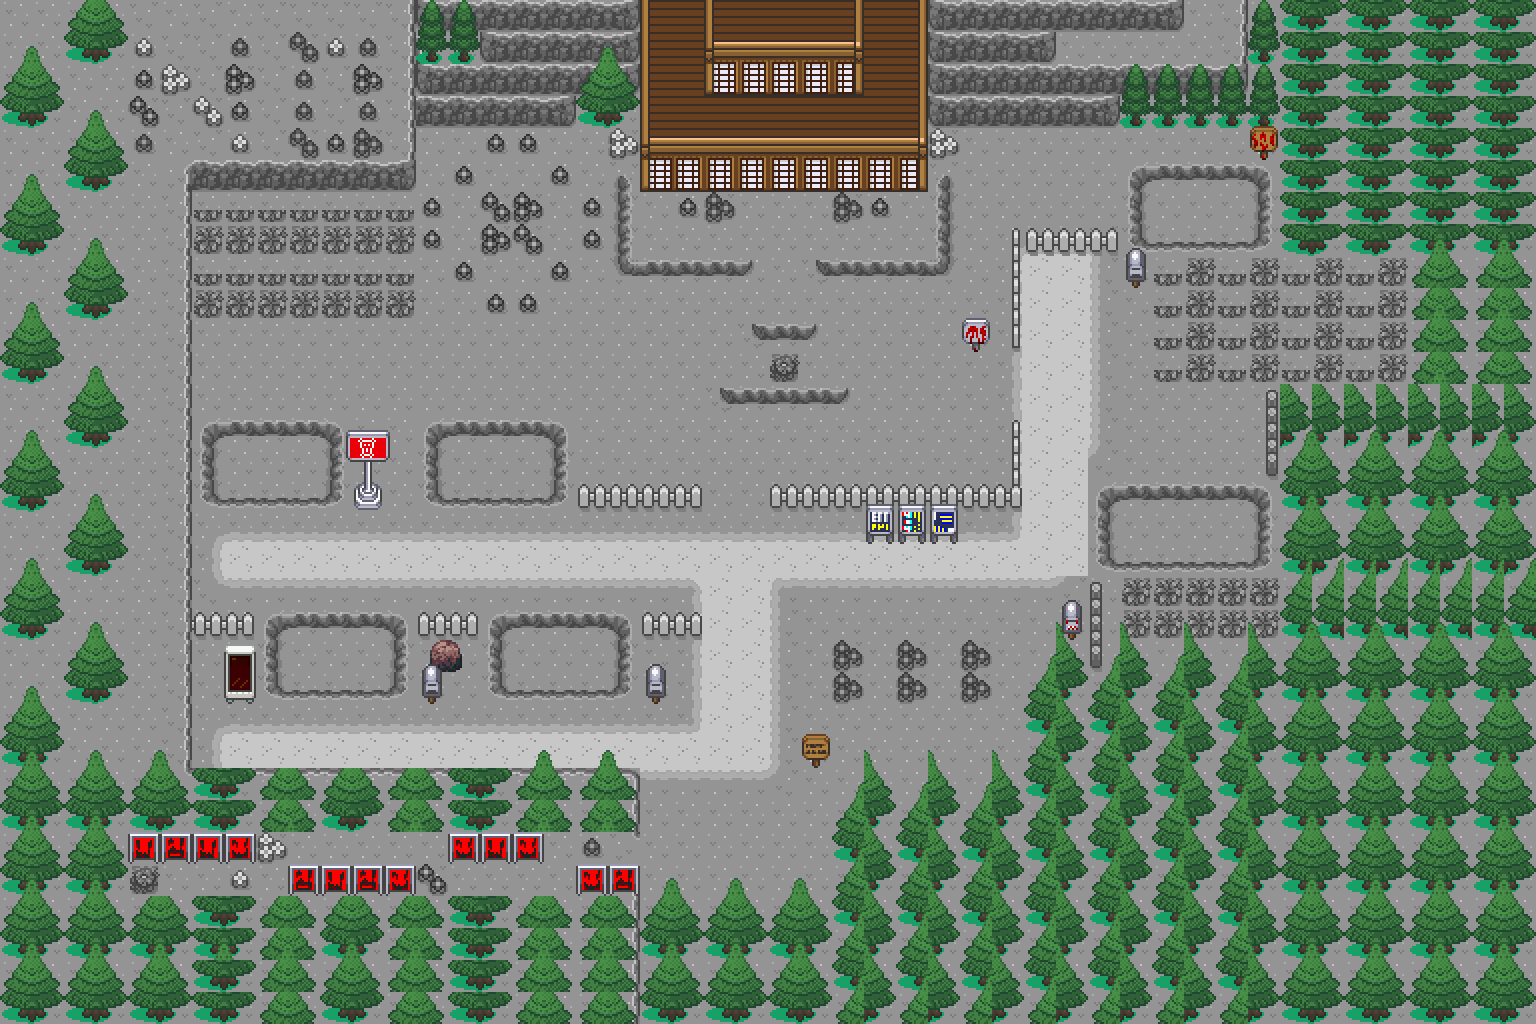

Below is a game level as drawn by its tile map, then a one-line description and the .tmx that defines it (tile-layer data replaced by summaries):
An orthogonal 48x32 tile map with 32x32 px tiles, 5 tile layers (Tile Layer 1, Tile Layer 2, Tile Layer 3, Tile Layer 4, ...), 3 tilesets and 72 objects (45x collision, 27x event).

<map version="1.10" tiledversion="git" orientation="orthogonal" renderorder="right-down" compressionlevel="0" width="48" height="32" tilewidth="32" tileheight="32" infinite="0" nextlayerid="8" nextobjectid="212">
 <properties>
  <property name="edges" value="clamped" />
 </properties>
 <tileset firstgid="1" name="setPiecesTSR" tilewidth="32" tileheight="32" tilecount="1312" columns="41">
  <image source="../gfx/tilesets/setPiecesTSR.png" width="1342" height="1024" />
  <tile id="839">
   <animation>
    <frame tileid="839" duration="200" />
    <frame tileid="842" duration="200" />
    <frame tileid="845" duration="200" />
    <frame tileid="848" duration="200" />
   </animation>
  </tile>
  <tile id="880">
   <animation>
    <frame tileid="880" duration="200" />
    <frame tileid="883" duration="200" />
    <frame tileid="886" duration="200" />
    <frame tileid="889" duration="200" />
   </animation>
  </tile>
  <tile id="1252">
   <animation>
    <frame tileid="1252" duration="3000" />
    <frame tileid="1254" duration="500" />
    <frame tileid="1256" duration="500" />
    <frame tileid="1258" duration="500" />
    <frame tileid="1260" duration="5000" />
    <frame tileid="1258" duration="250" />
    <frame tileid="1256" duration="250" />
    <frame tileid="1254" duration="250" />
   </animation>
  </tile>
  <tile id="1253">
   <animation>
    <frame tileid="1253" duration="3000" />
    <frame tileid="1255" duration="500" />
    <frame tileid="1257" duration="500" />
    <frame tileid="1259" duration="500" />
    <frame tileid="1261" duration="5000" />
    <frame tileid="1259" duration="250" />
    <frame tileid="1257" duration="250" />
    <frame tileid="1255" duration="250" />
   </animation>
  </tile>
 </tileset>
 <tileset firstgid="1313" source="../gfx/tilesets/My_tuxemon_sheet_BW.tsx" />
 <tileset firstgid="1417" name="setPieces_glitch" tilewidth="32" tileheight="32" tilecount="84" columns="12">
  <image source="../gfx/tilesets/setPieces_glitch.png" width="384" height="224" />
  <tile id="0">
   <animation>
    <frame tileid="0" duration="3000" />
    <frame tileid="3" duration="1000" />
    <frame tileid="0" duration="2000" />
    <frame tileid="3" duration="100" />
    <frame tileid="0" duration="100" />
    <frame tileid="3" duration="100" />
    <frame tileid="0" duration="100" />
    <frame tileid="3" duration="100" />
    <frame tileid="0" duration="100" />
    <frame tileid="3" duration="1000" />
    <frame tileid="0" duration="5000" />
    <frame tileid="6" duration="3000" />
    <frame tileid="3" duration="50" />
    <frame tileid="6" duration="50" />
    <frame tileid="3" duration="50" />
    <frame tileid="6" duration="50" />
    <frame tileid="3" duration="50" />
    <frame tileid="6" duration="50" />
    <frame tileid="3" duration="50" />
    <frame tileid="6" duration="50" />
    <frame tileid="9" duration="1000" />
    <frame tileid="3" duration="50" />
   </animation>
  </tile>
  <tile id="1">
   <animation>
    <frame tileid="1" duration="3000" />
    <frame tileid="4" duration="1000" />
    <frame tileid="1" duration="2000" />
    <frame tileid="4" duration="100" />
    <frame tileid="1" duration="100" />
    <frame tileid="4" duration="100" />
    <frame tileid="1" duration="100" />
    <frame tileid="4" duration="100" />
    <frame tileid="1" duration="100" />
    <frame tileid="4" duration="1000" />
    <frame tileid="1" duration="5000" />
    <frame tileid="7" duration="3000" />
    <frame tileid="4" duration="50" />
    <frame tileid="7" duration="50" />
    <frame tileid="4" duration="50" />
    <frame tileid="7" duration="50" />
    <frame tileid="4" duration="50" />
    <frame tileid="7" duration="50" />
    <frame tileid="4" duration="50" />
    <frame tileid="7" duration="50" />
    <frame tileid="10" duration="1000" />
    <frame tileid="4" duration="100" />
   </animation>
  </tile>
  <tile id="2">
   <animation>
    <frame tileid="2" duration="3000" />
    <frame tileid="5" duration="1000" />
    <frame tileid="2" duration="2000" />
    <frame tileid="5" duration="100" />
    <frame tileid="2" duration="100" />
    <frame tileid="5" duration="100" />
    <frame tileid="2" duration="100" />
    <frame tileid="5" duration="100" />
    <frame tileid="2" duration="100" />
    <frame tileid="5" duration="1000" />
    <frame tileid="2" duration="5000" />
    <frame tileid="8" duration="3000" />
    <frame tileid="5" duration="50" />
    <frame tileid="8" duration="50" />
    <frame tileid="5" duration="50" />
    <frame tileid="8" duration="50" />
    <frame tileid="5" duration="50" />
    <frame tileid="8" duration="50" />
    <frame tileid="5" duration="50" />
    <frame tileid="8" duration="50" />
    <frame tileid="11" duration="1000" />
    <frame tileid="5" duration="150" />
   </animation>
  </tile>
  <tile id="12">
   <animation>
    <frame tileid="12" duration="3000" />
    <frame tileid="15" duration="1000" />
    <frame tileid="12" duration="2000" />
    <frame tileid="15" duration="100" />
    <frame tileid="12" duration="100" />
    <frame tileid="15" duration="100" />
    <frame tileid="12" duration="100" />
    <frame tileid="15" duration="100" />
    <frame tileid="12" duration="100" />
    <frame tileid="15" duration="1000" />
    <frame tileid="12" duration="5000" />
    <frame tileid="18" duration="3000" />
    <frame tileid="15" duration="50" />
    <frame tileid="18" duration="50" />
    <frame tileid="15" duration="50" />
    <frame tileid="18" duration="50" />
    <frame tileid="15" duration="50" />
    <frame tileid="18" duration="50" />
    <frame tileid="15" duration="50" />
    <frame tileid="18" duration="50" />
    <frame tileid="21" duration="1000" />
    <frame tileid="15" duration="200" />
   </animation>
  </tile>
  <tile id="13">
   <animation>
    <frame tileid="13" duration="3000" />
    <frame tileid="16" duration="1000" />
    <frame tileid="13" duration="2000" />
    <frame tileid="16" duration="100" />
    <frame tileid="13" duration="100" />
    <frame tileid="16" duration="100" />
    <frame tileid="13" duration="100" />
    <frame tileid="16" duration="100" />
    <frame tileid="13" duration="100" />
    <frame tileid="16" duration="1000" />
    <frame tileid="13" duration="5000" />
    <frame tileid="19" duration="3000" />
    <frame tileid="16" duration="50" />
    <frame tileid="19" duration="50" />
    <frame tileid="16" duration="50" />
    <frame tileid="19" duration="50" />
    <frame tileid="16" duration="50" />
    <frame tileid="19" duration="50" />
    <frame tileid="16" duration="50" />
    <frame tileid="19" duration="50" />
    <frame tileid="22" duration="1000" />
    <frame tileid="16" duration="250" />
   </animation>
  </tile>
  <tile id="14">
   <animation>
    <frame tileid="14" duration="3000" />
    <frame tileid="14" duration="1000" />
    <frame tileid="14" duration="2000" />
    <frame tileid="17" duration="100" />
    <frame tileid="14" duration="100" />
    <frame tileid="17" duration="100" />
    <frame tileid="14" duration="100" />
    <frame tileid="17" duration="100" />
    <frame tileid="14" duration="100" />
    <frame tileid="14" duration="1000" />
    <frame tileid="14" duration="5000" />
    <frame tileid="20" duration="3000" />
    <frame tileid="17" duration="50" />
    <frame tileid="20" duration="50" />
    <frame tileid="17" duration="50" />
    <frame tileid="20" duration="50" />
    <frame tileid="17" duration="50" />
    <frame tileid="20" duration="50" />
    <frame tileid="17" duration="50" />
    <frame tileid="20" duration="50" />
    <frame tileid="23" duration="1000" />
    <frame tileid="14" duration="300" />
   </animation>
  </tile>
  <wangsets>
   <wangset name="Terrains" type="corner" tile="-1">
    <wangcolor name="New Terrain" color="#ff0000" tile="1" probability="1" />
   </wangset>
  </wangsets>
 </tileset>
 <layer id="1" name="Tile Layer 1" width="48" height="32">
  <data>[1536 cells, 1536 non-empty, 46 distinct tile ids]</data>
 </layer>
 <layer id="2" name="Tile Layer 2" width="48" height="32">
  <data>[1536 cells, 705 non-empty, 49 distinct tile ids]</data>
 </layer>
 <layer id="3" name="Tile Layer 3" width="48" height="32">
  <data>[1536 cells, 40 non-empty, 1 distinct tile ids]</data>
 </layer>
 <layer id="4" name="Tile Layer 4" width="48" height="32">
  <data>[1536 cells, 287 non-empty, 12 distinct tile ids]</data>
 </layer>
 <layer id="5" name="Above Player" width="48" height="32">
  <data>[1536 cells, 6 non-empty, 6 distinct tile ids]</data>
 </layer>
 <objectgroup color="#ff0000" id="6" name="Collisions">
  <properties>
   <property name="Collision" value="" />
  </properties>
  <object id="125" type="collision" x="0" y="768" width="640" height="64" />
  <object id="126" type="collision" x="832" y="768" width="704" height="256" />
  <object id="127" type="collision" x="640" y="896" width="192" height="128" />
  <object id="131" type="collision" x="1024" y="640" width="512" height="128" />
  <object id="132" type="collision" x="1408" y="256" width="128" height="128" />
  <object id="133" type="collision" x="1280" y="384" width="256" height="256" />
  <object id="134" type="collision" x="1280" y="0" width="256" height="256" />
  <object id="135" type="collision" x="0" y="0" width="192" height="768" />
  <object id="136" type="collision" x="192" y="0" width="224" height="192" />
  <object id="137" type="collision" x="416" y="0" width="224" height="128" />
  <object id="138" type="collision" x="928" y="0" width="352" height="128" />
  <object id="139" type="collision" x="640" y="0" width="288" height="192" />
  <object id="142" type="collision" x="256" y="608" width="160" height="96" />
  <object id="143" type="collision" x="480" y="608" width="160" height="96" />
  <object id="144" type="collision" x="192" y="416" width="160" height="96" />
  <object id="145" type="collision" x="416" y="416" width="160" height="96" />
  <object id="146" type="collision" x="192" y="608" width="64" height="32" />
  <object id="147" type="collision" x="416" y="608" width="64" height="32" />
  <object id="148" type="collision" x="640" y="608" width="64" height="32" />
  <object id="149" type="collision" x="576" y="480" width="128" height="32" />
  <object id="151" type="collision" x="416" y="640" width="64" height="32" />
  <object id="152" type="collision" x="1088" y="480" width="192" height="96" />
  <object id="153" type="collision" x="1088" y="576" width="32" height="64" />
  <object id="160" type="collision" x="800" y="736" width="32" height="32" />
  <object id="161" type="collision" x="1120" y="160" width="160" height="96" />
  <object id="162" type="collision" x="768" y="480" width="256" height="32" />
  <object id="163" type="collision" x="992" y="416" width="32" height="64" />
  <object id="164" type="collision" x="352" y="480" width="32" height="32" />
  <object id="165" type="collision" x="992" y="224" width="32" height="128" />
  <object id="166" type="collision" x="1024" y="224" width="96" height="32" />
  <object id="167" type="collision" x="416" y="672" width="32" height="32" />
  <object id="168" type="collision" x="640" y="672" width="32" height="32" />
  <object id="169" type="collision" x="1056" y="608" width="32" height="32" />
  <object id="170" type="collision" x="1120" y="256" width="32" height="32" />
  <object id="171" type="collision" x="1248" y="128" width="32" height="32" />
  <object id="172" type="collision" x="960" y="320" width="32" height="32" />
  <object id="175" type="collision" x="1248" y="384" width="32" height="96" />
  <object id="176" type="collision" x="224" y="672" width="32" height="32" />
  <object id="177" type="collision" x="864" y="512" width="96" height="32" />
  <object id="205" type="collision" x="0" y="896" width="640" height="128" />
  <object id="206" type="collision" x="0" y="832" width="128" height="64" />
  <object id="207" type="collision" x="128" y="832" width="128" height="32" />
  <object id="208" type="collision" x="288" y="864" width="128" height="32" />
  <object id="209" type="collision" x="448" y="832" width="96" height="32" />
  <object id="210" type="collision" x="576" y="864" width="64" height="32" />
 </objectgroup>
 <objectgroup color="#ffff00" id="7" name="Events">
  <object id="173" name="Exit" type="event" x="128" y="864" width="32" height="32">
   <properties>
    <property name="act10" value="set_variable 37707_tower:visited" />
    <property name="act20" value="set_environment grass" />
    <property name="act30" value="translated_dialog 37707_exit_missing" />
    <property name="act40" value="transition_teleport player,player_house_bedroom.tmx,1,3,1" />
    <property name="cond10" value="is char_at player" />
    <property name="cond20" value="is char_facing player,left" />
    <property name="cond30" value="is variable_set 37707_tower:activated" />
   </properties>
  </object>
  <object id="178" name="Play Music" type="event" x="0" y="0" width="32" height="32">
   <properties>
    <property name="act10" value="play_music music_mystic_island_reverse" />
    <property name="cond10" value="not music_playing music_mystic_island_reverse" />
   </properties>
  </object>
  <object id="179" name="Environment" type="event" x="32" y="0" width="32" height="32">
   <properties>
    <property name="act10" value="set_environment 37707" />
    <property name="cond10" value="not environment_is 37707" />
    <property name="cond20" value="is variable_set 37707_tower:activated" />
   </properties>
  </object>
  <object id="180" name="Random Battle 1" type="event" x="192" y="192" width="224" height="128">
   <properties>
    <property name="act10" value="random_encounter 37707_town_missing" />
    <property name="act20" value="play_map_animation grass_red,0.1,noloop,player" />
    <property name="cond10" value="is char_moved player" />
    <property name="cond20" value="is char_at player" />
   </properties>
  </object>
  <object id="181" name="Random Battle 2" type="event" x="1152" y="256" width="256" height="128">
   <properties>
    <property name="act10" value="random_encounter 37707_town_missing" />
    <property name="act20" value="play_map_animation grass_red,0.1,noloop,player" />
    <property name="cond10" value="is char_moved player" />
    <property name="cond20" value="is char_at player" />
   </properties>
  </object>
  <object id="183" name="Villager Male" type="event" x="1056" y="256" width="32" height="32">
   <properties>
    <property name="act10" value="create_npc 37707_male_missing,33,8" />
    <property name="act20" value="char_face 37707_male_missing,down" />
    <property name="act30" value="char_speed 37707_male_missing,1" />
    <property name="act40" value="char_wander 37707_male_missing,0.5" />
    <property name="cond10" value="not char_exists 37707_male_missing" />
   </properties>
  </object>
  <object id="184" name="Villager Female" type="event" x="384" y="480" width="32" height="32">
   <properties>
    <property name="act10" value="create_npc 37707_female_missing,12,15" />
    <property name="act20" value="char_face 37707_female_missing,down" />
    <property name="act30" value="char_speed 37707_female_missing,5" />
    <property name="act40" value="char_wander 37707_female_missing,5" />
    <property name="cond10" value="not char_exists 37707_female_missing" />
   </properties>
  </object>
  <object id="185" name="Villager Female Talk Missing" type="event" x="384" y="512" width="32" height="32">
   <properties>
    <property name="act10" value="translated_dialog 37707_villager_female_missing" />
    <property name="behav10" value="talk 37707_female_missing" />
   </properties>
  </object>
  <object id="186" name="Villager Male Talk Missing" type="event" x="1056" y="288" width="32" height="32">
   <properties>
    <property name="act10" value="translated_dialog 37707_villager_male_missing" />
    <property name="behav10" value="talk 37707_male_missing" />
   </properties>
  </object>
  <object id="187" name="Sign Welcome" type="event" x="800" y="736" width="32" height="32">
   <properties>
    <property name="act10" value="translated_dialog 37707_sign_missing_welcome" />
    <property name="cond10" value="is char_facing_tile player" />
    <property name="cond20" value="is button_pressed INTERACT" />
   </properties>
  </object>
  <object id="188" name="Sign Tower" type="event" x="960" y="320" width="32" height="32">
   <properties>
    <property name="act10" value="translated_dialog 37707_sign_missing_tower" />
    <property name="cond10" value="is char_facing_tile player" />
    <property name="cond20" value="is button_pressed INTERACT" />
   </properties>
  </object>
  <object id="189" name="Sign Foreign" type="event" x="864" y="512" width="96" height="32">
   <properties>
    <property name="act10" value="translated_dialog 37707_sign_missing_foreign" />
    <property name="cond10" value="is char_facing_tile player" />
    <property name="cond20" value="is button_pressed INTERACT" />
   </properties>
  </object>
  <object id="190" name="Sign Hidden Unread" type="event" x="1248" y="128" width="32" height="32">
   <properties>
    <property name="act10" value="translated_dialog 37707_sign_missing_hidden_unread" />
    <property name="cond10" value="is char_facing_tile player" />
    <property name="cond20" value="is button_pressed INTERACT" />
    <property name="cond30" value="not variable_set 37707_sign:read" />
   </properties>
  </object>
  <object id="191" name="Sign Hidden Read" type="event" x="1248" y="128" width="32" height="32">
   <properties>
    <property name="act10" value="translated_dialog 37707_sign_missing_hidden_read" />
    <property name="cond10" value="is char_facing_tile player" />
    <property name="cond20" value="is button_pressed INTERACT" />
    <property name="cond30" value="is variable_set 37707_sign:read" />
   </properties>
  </object>
  <object id="193" name="House" type="event" x="256" y="608" width="160" height="96">
   <properties>
    <property name="act10" value="translated_dialog 37707_house_missing" />
    <property name="cond10" value="is char_facing_tile player" />
    <property name="cond20" value="is button_pressed INTERACT" />
   </properties>
  </object>
  <object id="194" name="Mail" type="event" x="224" y="672" width="32" height="32">
   <properties>
    <property name="act10" value="translated_dialog 37707_mail_missing" />
    <property name="cond10" value="is char_facing_tile player" />
    <property name="cond20" value="is button_pressed INTERACT" />
   </properties>
  </object>
  <object id="195" name="House" type="event" x="480" y="608" width="160" height="96">
   <properties>
    <property name="act10" value="translated_dialog 37707_house_missing" />
    <property name="cond10" value="is char_facing_tile player" />
    <property name="cond20" value="is button_pressed INTERACT" />
   </properties>
  </object>
  <object id="196" name="House" type="event" x="192" y="416" width="160" height="96">
   <properties>
    <property name="act10" value="translated_dialog 37707_house_missing" />
    <property name="cond10" value="is char_facing_tile player" />
    <property name="cond20" value="is button_pressed INTERACT" />
   </properties>
  </object>
  <object id="197" name="House" type="event" x="416" y="416" width="160" height="96">
   <properties>
    <property name="act10" value="translated_dialog 37707_house_missing" />
    <property name="cond10" value="is char_facing_tile player" />
    <property name="cond20" value="is button_pressed INTERACT" />
   </properties>
  </object>
  </objectgroup>
</map>
<!-- 8 of 72 objects omitted -->
